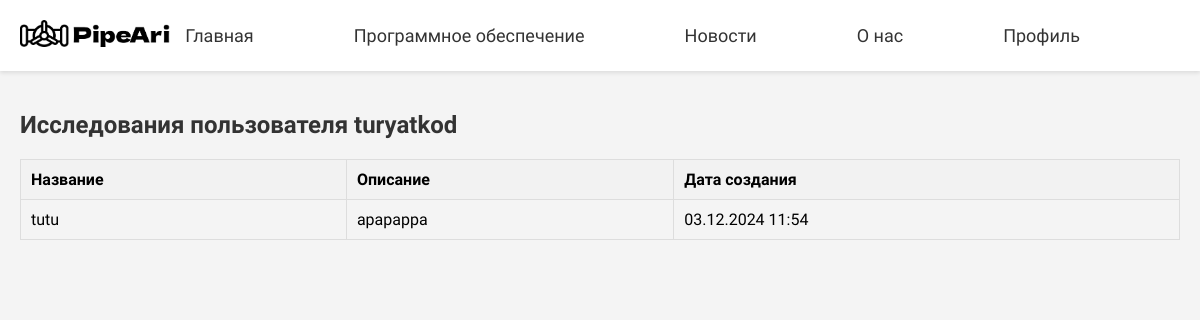
Screenshot of /users/1/research/ (signed in) with the database file from the repository.
### myapp/models.py (models this page shows, shortened)
class Research(models.Model):
    user = models.ForeignKey(User, on_delete=models.CASCADE, related_name='researches')
    title = models.CharField(max_length=255)
    description = models.TextField()
    created_at = models.DateTimeField(auto_now_add=True)
    updated_at = models.DateTimeField(auto_now=True)

### myapp/views.py (the view)
# urls.py: path('users/<int:user_id>/research/', views.user_research_list_view, name='user_research_list'),
@user_passes_test(lambda u: u.is_staff)
def user_research_list_view(request, user_id):
    user = get_object_or_404(User, id=user_id)
    researches = Research.objects.filter(user=user)
    return render(request, 'user_research_list.html', {'user': user, 'researches': researches})

### myapp/templates/user_research_list.html (shortened to what this page needs)
{% extends 'base.html' %}
{% block content %}
    <h2>Исследования пользователя {{ user.username }}</h2>
    <table>
        <thead>
            <tr>
                <th>Название</th>
                <th>Описание</th>
                <th>Дата создания</th>
            </tr>
        </thead>
        <tbody>
            {% for research in researches %}
                <tr>
                    <td>{{ research.title }}</td>
                    <td>{{ research.description }}</td>
                    <td>{{ research.created_at|date:"d.m.Y H:i" }}</td>
                </tr>
            {% endfor %}
        </tbody>
    </table>
{% endblock %}

### myapp/static/css/styles.css (style rules this page uses)
body { font-family: 'Dela Gothic One', sans-serif; margin: 0; padding: 0; background-color: #f4f4f4; }
h2 { color: #333; }
table { width: 100%; border-collapse: collapse; margin-top: 20px; }
table, th, td { border: 1px solid #ddd; }
th, td { padding: 10px; text-align: left; }
th { background-color: #f2f2f2; }

### rows the page displays
Research: title "tutu", description "apapappa", created_at "03.12.2024 11:54"

### other values shown
{{ user.username }} "turyatkod"
